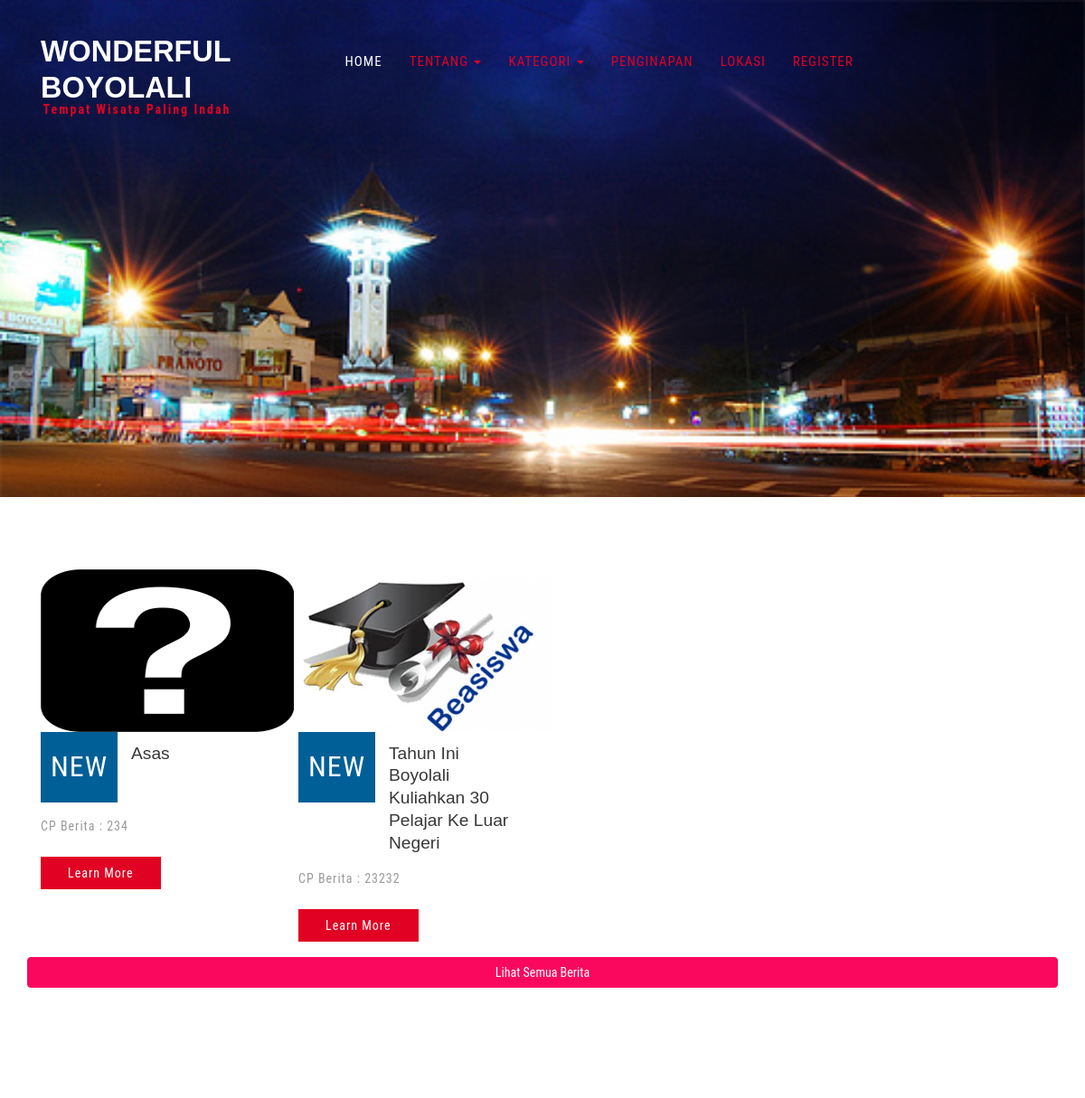
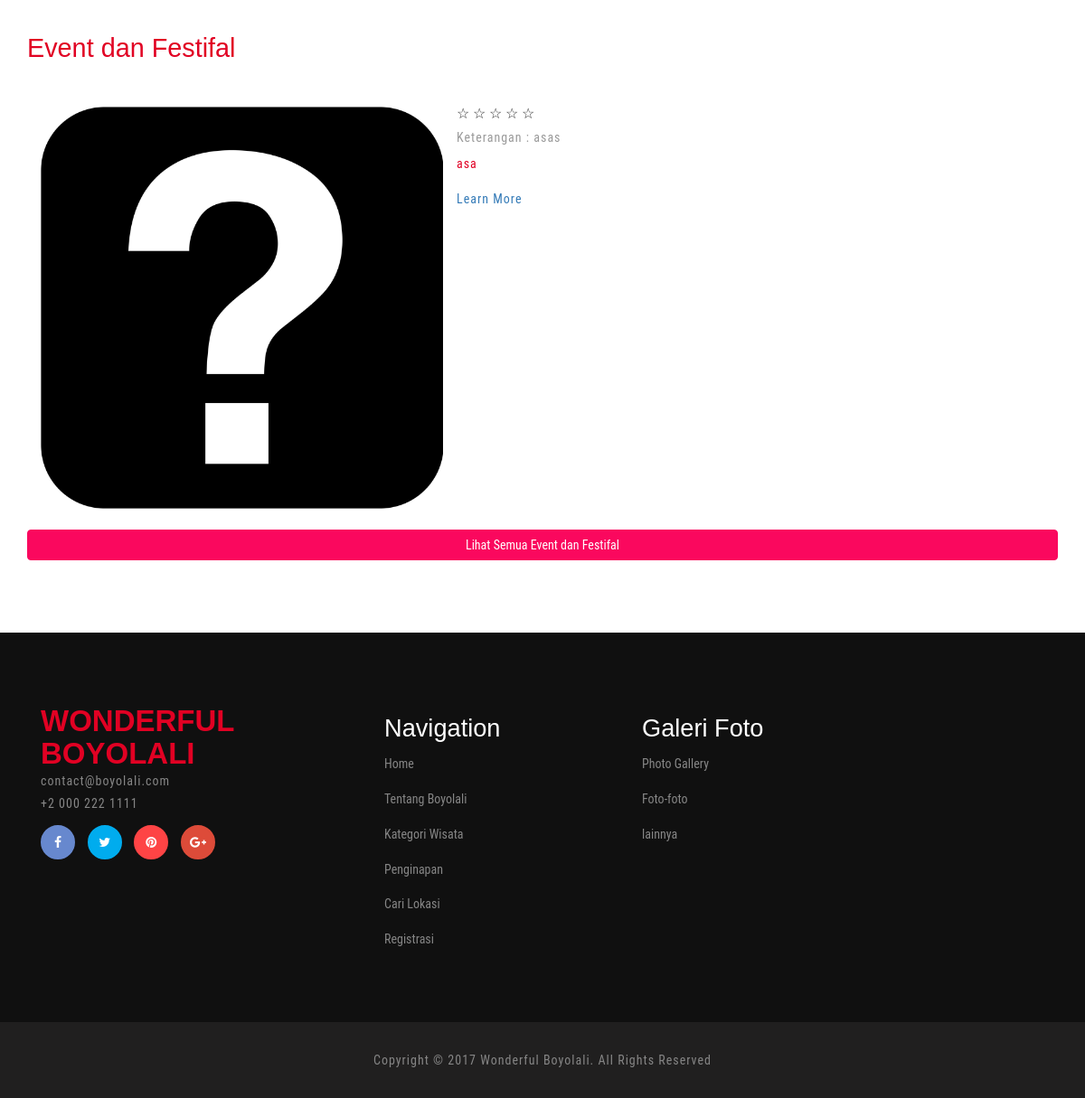
The page / on the database its author committed (2 pictures, top to bottom).
### tables this page shows
CREATE TABLE `berita_terbaru` (
  `id_berita` int(5) NOT NULL,
  `judul_berita` varchar(100) NOT NULL,
  `tgl_berita` date NOT NULL,
  `ket_berita` text NOT NULL,
  `cp_berita` varchar(15) NOT NULL,
  `id_admin` int(5) NOT NULL
);

CREATE TABLE `event` (
  `id_event` int(5) NOT NULL,
  `nama_event` varchar(150) NOT NULL,
  `tgl_event` date NOT NULL,
  `lokasi_event` varchar(100) NOT NULL,
  `ket_event` text NOT NULL,
  `waktu_event` time DEFAULT NULL,
  `cp_event` varchar(15) NOT NULL,
  `daerah_event` varchar(150) NOT NULL,
  `id_admin` int(5) NOT NULL
);

### application/controllers/Main.php (called while the page is built, shortened)
<?php
class Main extends CI_Controller {
	public function index()
	{
		$this->load->model('m_dashboard');
        $this->load->view('main/header');
		$data['berita'] = $this->m_dashboard->tampil_berita()->result();
		$data['event'] = $this->m_dashboard->tampil_event()->result();
        $this->load->view('home',$data);
		$this->load->view('main/footer');
	}
}

### index.php (called while the page is built, shortened)
<?php
require_once BASEPATH.'core/CodeIgniter.php';

### application/models/m_dashboard.php (called while the page is built, shortened)
<?php
class m_dashboard extends CI_Model{
    public function tampil_berita(){
        $query = $this->db->query("SELECT * FROM berita_terbaru order by id_berita desc");
            return $query;
    }
    public function tampil_event(){
        $query = $this->db->query("SELECT * FROM event order by id_event desc");
            return $query;
    }
}
?>

### application/views/home.php (the view, shortened to what this page needs)
<?php
	$CI =& get_instance();
?>
	<div class="banner-bottom">
		<div class="container">
			<div class="banner-bottom-grids">
				<?php $no=1; foreach($berita as $a){ ?>
				<div class="col-md-3 banner-bottom-grid w3-agileits">
					<?php
						$dapetgambarberita = "";
						$getgambar =$CI->db->query('select gambar from gambar_berita where id_berita="'.$a->id_berita.'"');
						foreach ($getgambar->result() as $row){
						    $dapetgambarberita = $row->gambar;
						}
					?>
					<?php
						if ($dapetgambarberita=="") {
							?>
								<img src="<?php echo base_url()?>assets/images/tanya.png" alt=" " width="280" height="180" />
							<?php
						}else{
							?>
								<img src="<?php echo base_url()?>upload-foto/<?php echo $dapetgambarberita; ?>" alt=" " width="280" height="180" />
							<?php
						}
					?>
					<div class="banner-bottom-grid-info">
						<div class="col-xs-4 banner-bottom-grid-infol">
							<p>NEW</p>
						</div>
						<div class="col-xs-8 banner-bottom-grid-infor">
							<h3><?php echo $a->judul_berita; ?></h3>
						</div>
						<div class="clearfix"> </div>
						<p class="vel">CP Berita : <?php echo $a->cp_berita; ?></p>
							<div class="more">
								<a href="<?php echo base_url()?>index.php/detailberita/<?php echo $a->id_berita; ?>">Learn More</a>
							</div>
					</div>
				</div>
				<?php $no++;
			 	} ?>
				<div class="clearfix"> </div>
			</div>
			<a href="<?php echo base_url()?>index.php/allberita" type="button" class="btn btn-block btn-primary">Lihat Semua Berita</a>
		</div>
	</div>
	<div class="testimonials w3l-agileits">
		<div class="container">
			<h3>Event dan Festifal</h3>
			<div class="testimonials-grids">
				<ul id="flexiselDemo1">
					<?php $no=1; foreach($event as $a){ ?>
					<li>
						<div class="testimonials-grid">
							<div class="col-xs-5 testimonials-grid-left">
							<?php
								$dapetgambarevent = "";
								$getgambar =$CI->db->query('select gambar from gambar_event where id_event="'.$a->id_event.'"');
								foreach ($getgambar->result() as $row){
								    $dapetgambarevent = $row->gambar;
								}
							?>
							<?php
								if ($dapetgambarevent=="") {
									?>
										<img src="<?php echo base_url()?>assets/images/tanya.png" alt=" " class="img-responsive" />
									<?php
								}else{
									?>
										<img src="<?php echo base_url()?>upload-foto/<?php echo $dapetgambarevent; ?>" alt=" " class="img-responsive" />
									<?php
								}
							?>
							</div>
							<div class="col-xs-7 testimonials-grid-right">
								<div class="rating">
									<span>☆</span>
									<span>☆</span>
									<span>☆</span>
									<span>☆</span>
									<span>☆</span>
								</div>
								<?php
									$str="";
									if(strlen($a->ket_event) > 40){
										$str = substr($a->ket_event, 0, 38) . "...";
									}else{
										$str=$a->ket_event;
									}
								?>
								<p>Keterangan : <?php echo $str; ?><span><?php echo $a->nama_event; ?></span></p>
								<p><a href="<?php echo base_url()?>index.php/detailevent/<?php echo $a->id_event; ?>">Learn More</a></p>
							</div>
							<div class="clearfix"> </div>
						</div>
					</li>
					<?php $no++;
				 	} ?>
				</ul>
			</div>
			<a href="<?php echo base_url()?>index.php/allevent" type="button" class="btn btn-block btn-primary">Lihat Semua Event dan Festifal</a>
		</div>
	</div>

### assets/css/style.css (style rules this page uses)
html, body { font-size: 100%; background: #fff; font-family: 'Roboto Condensed', sans-serif; }
h1,h2,h3,h4,h5,h6 { margin:0; font-family: 'Montserrat', sans-serif; }
p { margin:0; letter-spacing:1px; }
ul,label { margin:0; padding:0; }
.more a { font-size: 14px; color: #fff; text-decoration: none; padding: 10px 30px; background: #e10123; transition:.5s all; -webkit-transition:.5s all; -moz-transition:.5s all; -o-transition:.5s all; -ms-transition:.5s all;letter-spacing:1px; }
.banner-bottom,.testimonials,.banner-bottom-video,.about,.history,.typo,.gallery,.contact,.single { padding:5em 0; }
.banner-bottom-grid-infol { padding:1em 0em; background:#005F97; }
.banner-bottom-grid-infol p { font-size:2em; color:#fff; margin:0; text-align:center; }
.banner-bottom-grid-infor h3 { font-family: 'Montserrat', sans-serif; font-size:1.2em; color:#373737; text-transform:capitalize; margin: .6em 0 0; line-height: 1.3em; }
p.vel { color:#999; margin:1em 0 2em; line-height:1.8em; font-size:14px; }
.testimonials h3,.about h3,h3.title,.gallery h3,.contact h3 { color:#e10123; font-size:1.8em; margin:0; }
.testimonials-grid-right p { font-size:14px; color:#999; line-height:1.8em; margin:1em 0 0; }
.testimonials-grid-right p span { display:block; font-size:1em; margin:.3em 0 0; color:#e10123; }
.rating { direction: rtl; text-align:left; }
.rating > span { display: inline-block; position: relative; }
.testimonials-grids { margin:3em 0 0; }
#flexiselDemo1 { display: none; }
.nbs-flexisel-ul { position: relative; width: 9999px; margin: 0px; padding: 0px; list-style-type: none; }
.nbs-flexisel-item { float: left; margin: 0; padding: 0px; cursor: pointer; position: relative; line-height: 0px; }
.testimonials-grid-right { padding: 0.5em 0 0; }
.btn-primary { background-color:#FA085E; border-color:#FA085E; }

### rows shown on the page
berita_terbaru: judul_berita "Asas", cp_berita "234"
berita_terbaru: judul_berita "Tahun Ini Boyolali Kuliahkan 30 Pelajar Ke Luar Negeri", cp_berita "23232"
event: ket_event "asas", nama_event "asa"
